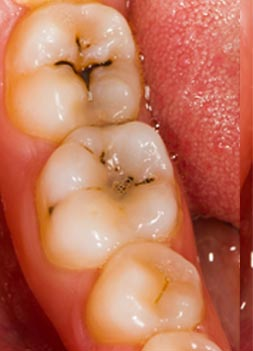
#> input picture CariesRobot/photo/carie.jpg, 253 x 351 px
$ python segment2.py
#> lines starting #> are read from the running program, lines starting #| are printed output that depends on the picture; after the words box and inside, x2 and y2 are one past the last pixel; in counts of white or black regions, pixels touching at a corner belong together
import numpy as np
import cv2
from matplotlib import pyplot as plt

img = cv2.imread('../photo/carie.jpg')
#> img is the input picture: shape (351, 253, 3); mean B, G, R 87.9, 114.7, 193.8
b,g,r = cv2.split(img)
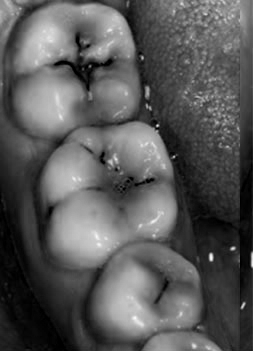
#> b: shape (351, 253); min 0, max 249, mean 87.9
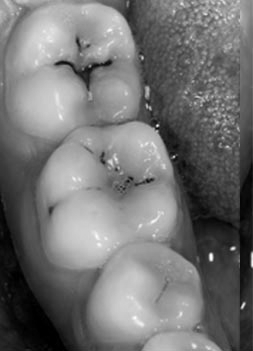
#> g: shape (351, 253); min 0, max 252, mean 114.7
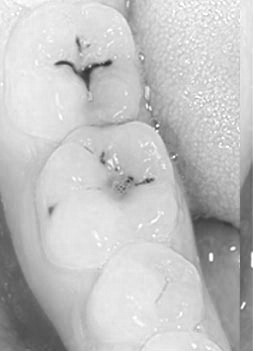
#> r: shape (351, 253); min 37, max 255, mean 193.8
rgb_img = cv2.merge([r,g,b])

gray = cv2.cvtColor(img,cv2.COLOR_BGR2GRAY)
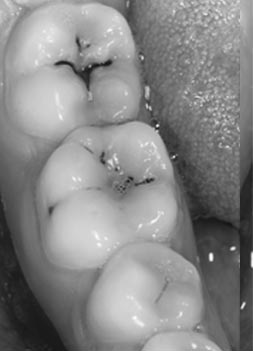
#> gray: shape (351, 253); min 16, max 252, mean 135.3
ret, thresh = cv2.threshold(gray,0,255,cv2.THRESH_BINARY_INV+cv2.THRESH_OTSU)
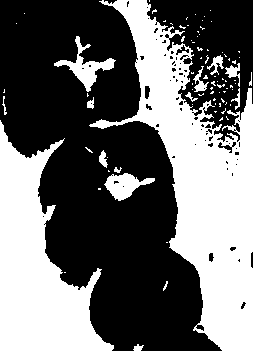
#> thresh: shape (351, 253); 41.7% white; 86 white regions (70 under 20 px), largest, box (x1, y1, x2, y2) and area: (89, 0, 253, 351) 21237, (0, 120, 114, 351) 13008, (54, 36, 116, 92) 890
#> ret = 128

# noise removal
kernel = np.ones((2,2),np.uint8)
#opening = cv2.morphologyEx(thresh,cv2.MORPH_OPEN,kernel, iterations = 2)
closing = cv2.morphologyEx(thresh,cv2.MORPH_CLOSE,kernel, iterations = 2)
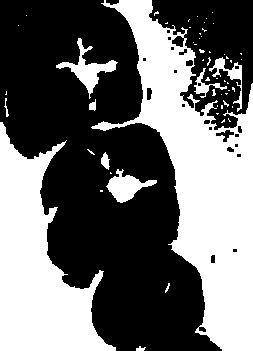
#> closing: shape (351, 253); 42.3% white; 57 white regions (46 under 20 px), largest, box (x1, y1, x2, y2) and area: (91, 0, 253, 351) 21495, (0, 122, 116, 351) 13270, (56, 38, 118, 99) 914

# sure background area
sure_bg = cv2.dilate(closing,kernel,iterations=3)
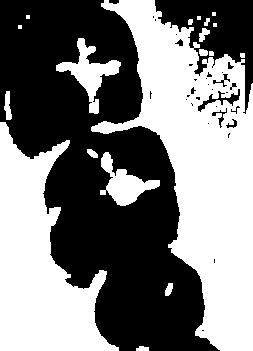
#> sure_bg: shape (351, 253); 48.8% white; 19 white regions (5 under 20 px), largest, box (x1, y1, x2, y2) and area: (91, 0, 253, 351) 25584, (0, 122, 119, 351) 14281, (56, 38, 121, 114) 1516

plt.subplot(221),plt.imshow(rgb_img)
plt.title('Input Image'), plt.xticks([]), plt.yticks([])
plt.subplot(222),plt.imshow(thresh, 'gray')
plt.title("Otus's binary threshold"), plt.xticks([]), plt.yticks([])
plt.subplot(223),plt.imshow(closing, 'gray')
plt.title("morphologyEx:Closing:2x2"), plt.xticks([]), plt.yticks([])
plt.subplot(224),plt.imshow(sure_bg, 'gray')
plt.title("Dilation"), plt.xticks([]), plt.yticks([])
plt.show()

$ run again, with CariesRobot/photo/2017-09-22_18-28-30.jpg copied over CariesRobot/photo/carie.jpg
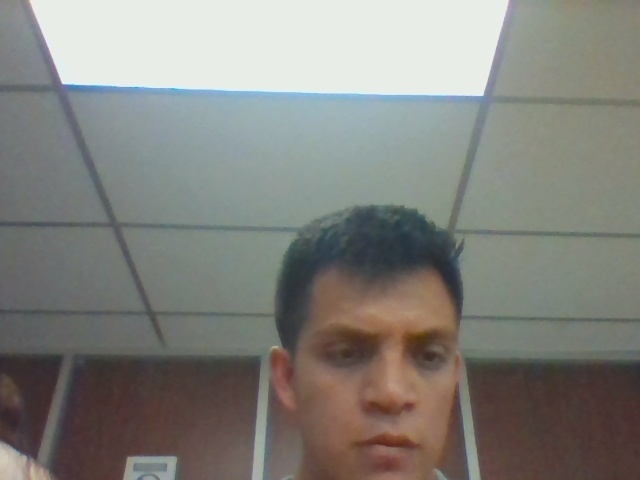
#> input picture CariesRobot/photo/2017-09-22_18-28-30.jpg, 640 x 480 px
#> img is the input picture: shape (480, 640, 3); mean B, G, R 124.8, 130.1, 130.6
#> `ret, thresh = cv2.threshold(gray,0,255,cv2.THRESH_BINARY_INV+cv2.THRES..`:
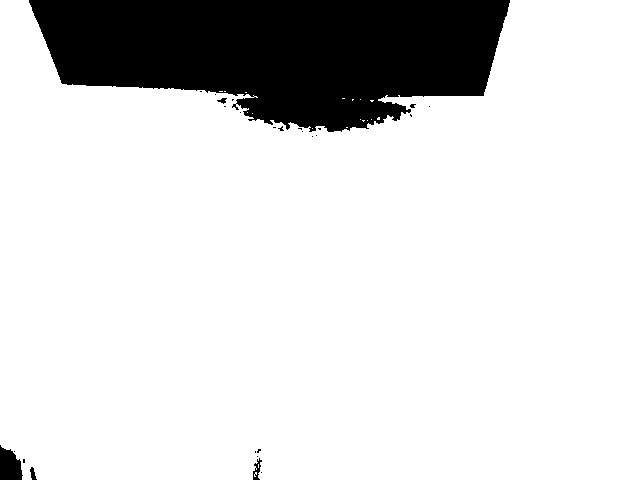
#> thresh: shape (480, 640); 84.7% white; 26 black regions (21 under 20 px), largest, box (x1, y1, x2, y2) and area: (29, 0, 510, 132) 46212, (0, 445, 23, 480) 593, (253, 458, 262, 480) 92, (30, 467, 37, 480) 52, (217, 98, 227, 104) 32
#> ret = 169
#> closing: shape (480, 640); 84.5% white; 9 black regions (6 under 20 px), largest, box (x1, y1, x2, y2) and area: (31, 0, 512, 134) 47038, (0, 447, 24, 480) 612, (32, 470, 38, 480) 41
#> `sure_bg = cv2.dilate(closing,kernel,iterations=3)`:
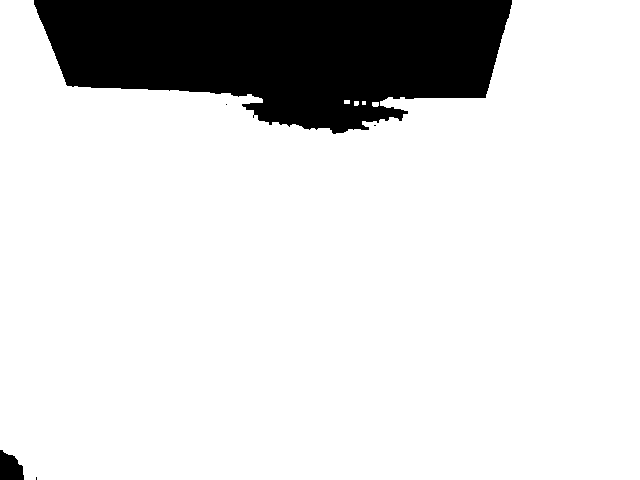
#> sure_bg: shape (480, 640); 84.8% white; 5 black regions (3 under 20 px), largest, box (x1, y1, x2, y2) and area: (34, 0, 512, 134) 46143, (0, 450, 24, 480) 540

$ run again, with CariesRobot/photo/2017-10-01_13-44-46.jpg copied over CariesRobot/photo/carie.jpg
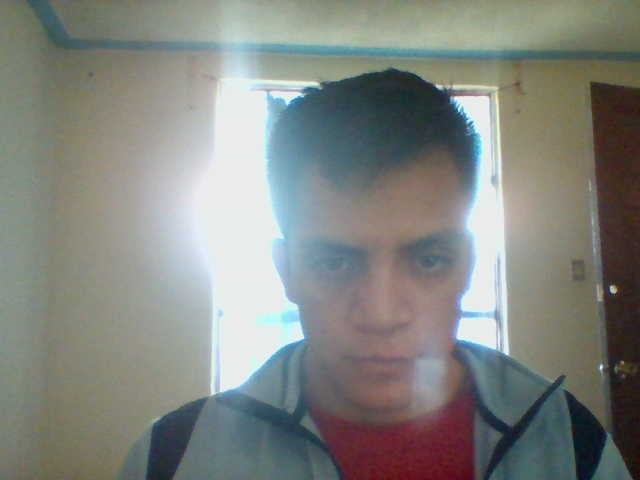
#> input picture CariesRobot/photo/2017-10-01_13-44-46.jpg, 640 x 480 px
#> img is the input picture: shape (480, 640, 3); mean B, G, R 127.8, 132.9, 129.8
#> `ret, thresh = cv2.threshold(gray,0,255,cv2.THRESH_BINARY_INV+cv2.THRES..`:
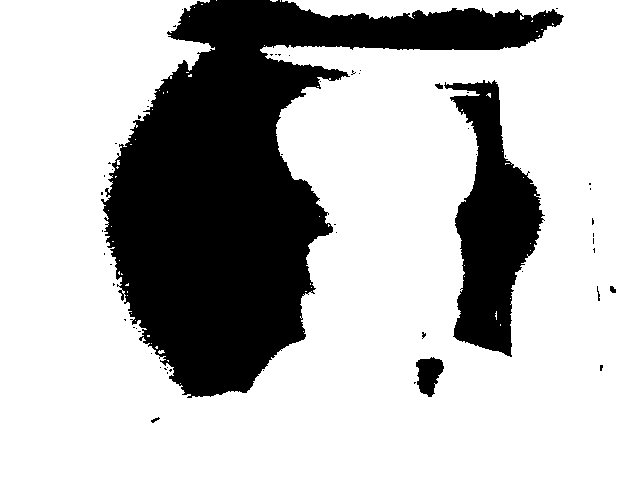
#> thresh: shape (480, 640); 72.5% white; 58 black regions (51 under 20 px), largest, box (x1, y1, x2, y2) and area: (101, 0, 564, 398) 69323, (444, 80, 545, 357) 14183, (416, 357, 444, 397) 741
#> ret = 150
#> closing: shape (480, 640); 72.8% white; 11 black regions (6 under 20 px), largest, box (x1, y1, x2, y2) and area: (106, 0, 565, 399) 68714, (447, 84, 544, 358) 14005, (418, 360, 446, 399) 731, (612, 288, 618, 295) 32, (438, 86, 445, 91) 29
#> `sure_bg = cv2.dilate(closing,kernel,iterations=3)`:
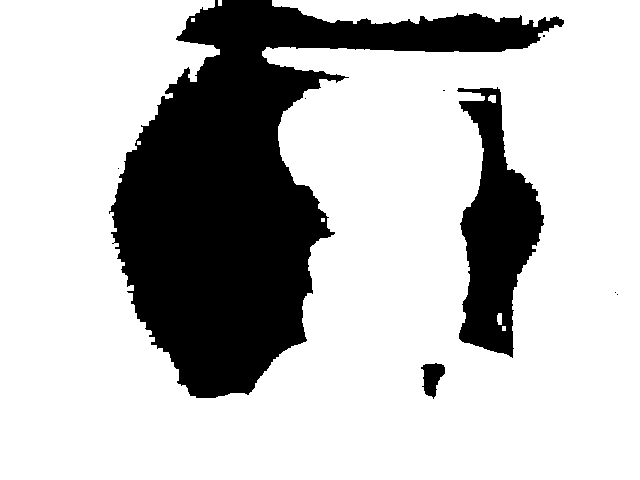
#> sure_bg: shape (480, 640); 74.7% white; 9 black regions (6 under 20 px), largest, box (x1, y1, x2, y2) and area: (109, 0, 564, 398) 64742, (457, 87, 544, 358) 12441, (421, 363, 445, 399) 524

$ run again, with CariesRobot/photo/2017-10-21.jpg copied over CariesRobot/photo/carie.jpg
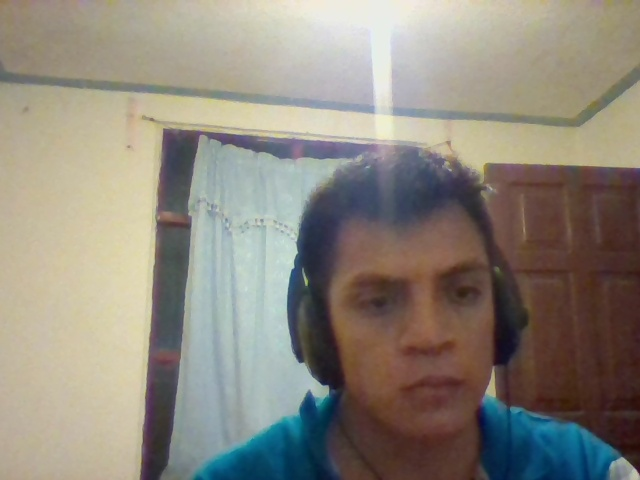
#> input picture CariesRobot/photo/2017-10-21.jpg, 640 x 480 px
#> img is the input picture: shape (480, 640, 3); mean B, G, R 124.7, 135.4, 141.3
#> thresh: shape (480, 640); 41.2% white; 9 white regions (5 under 20 px), largest, box (x1, y1, x2, y2) and area: (140, 129, 640, 480) 123735, (484, 64, 640, 127) 1434, (0, 59, 170, 92) 1321, (175, 89, 186, 94) 37
#> ret = 126
#> closing: shape (480, 640); 40.8% white; 8 white regions (3 under 20 px), largest, box (x1, y1, x2, y2) and area: (142, 131, 640, 480) 122362, (486, 68, 640, 129) 1409, (0, 61, 172, 94) 1383, (0, 0, 8, 5) 39, (177, 91, 188, 96) 37
#> `sure_bg = cv2.dilate(closing,kernel,iterations=3)`:
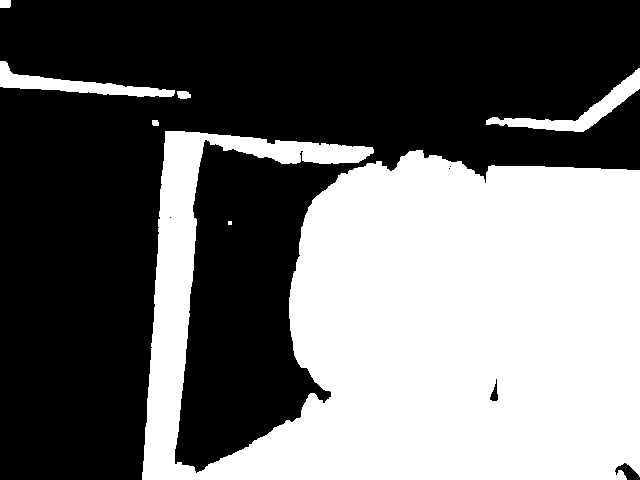
#> sure_bg: shape (480, 640); 42.1% white; 7 white regions (1 under 20 px), largest, box (x1, y1, x2, y2) and area: (142, 131, 640, 480) 124919, (486, 68, 640, 132) 2050, (0, 61, 175, 97) 2037, (177, 91, 191, 99) 94, (0, 0, 11, 8) 87, (152, 120, 159, 126) 39
